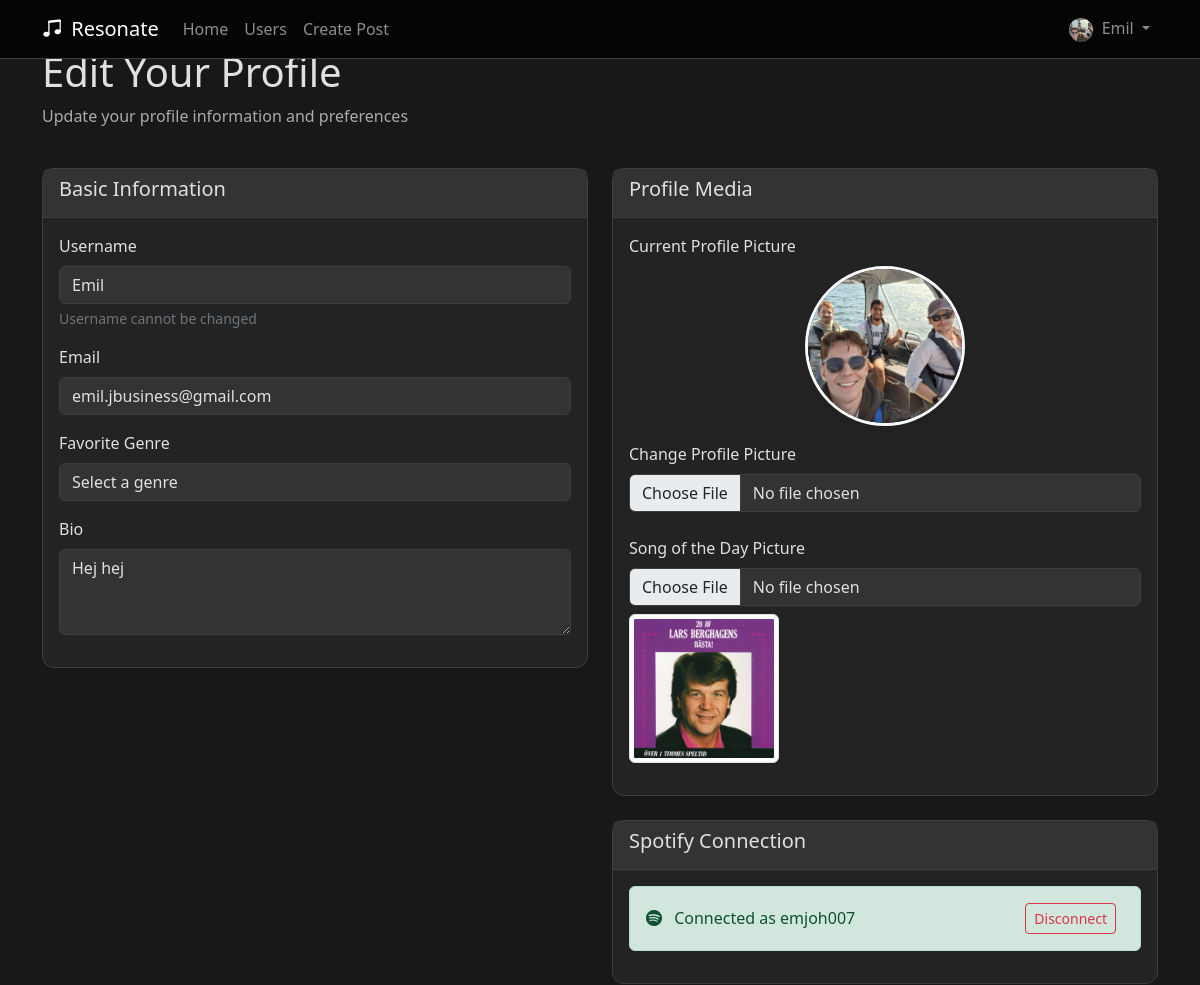
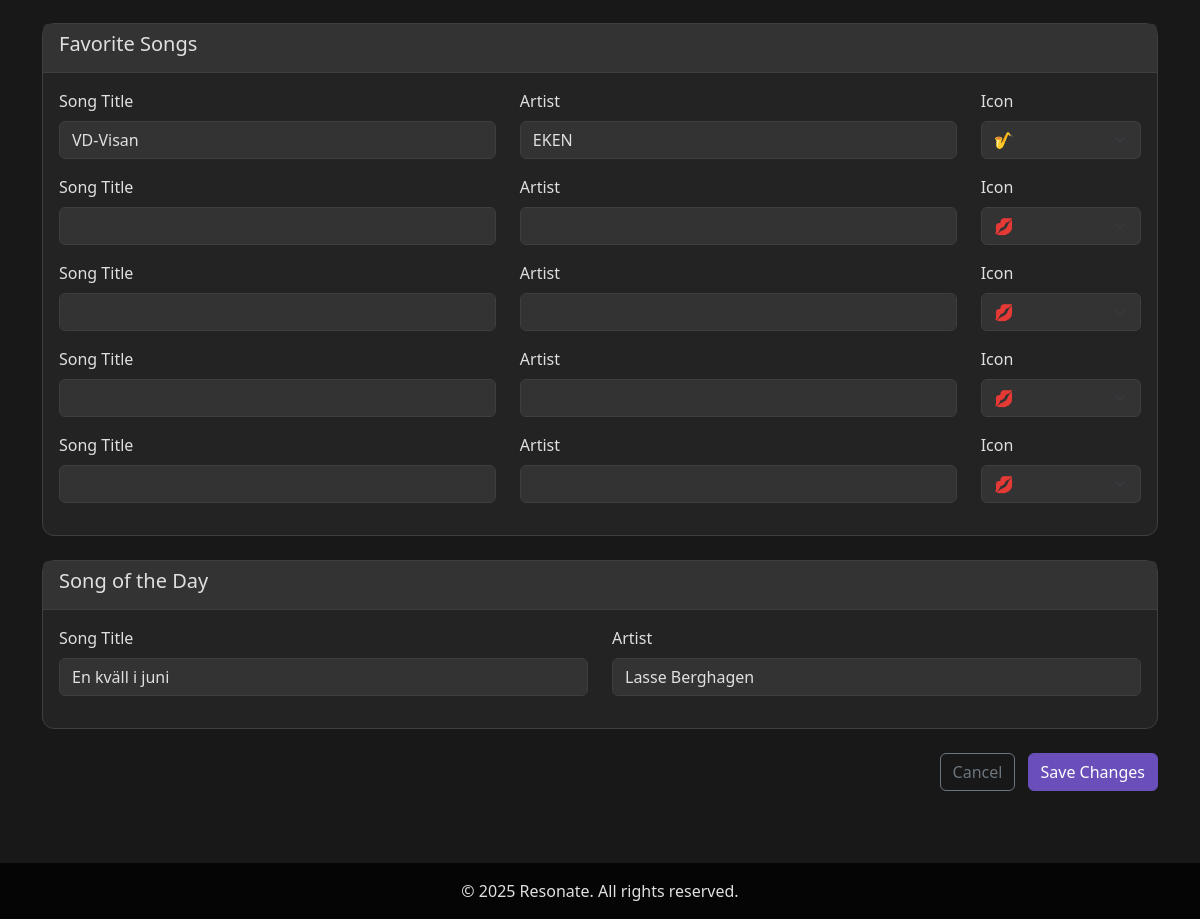
The page /edit_profile (signed in) on the database its author committed (2 pictures, top to bottom).
### app.py (models this page shows, shortened)
class User(UserMixin, db.Model):
    __tablename__ = 'users'
    userId = db.Column(db.String(36), primary_key=True, default=lambda: str(uuid.uuid4()))
    username = db.Column(db.String(80), nullable=False)
    email = db.Column(db.String(120), unique=True, nullable=False)
    password = db.Column(db.String(128))
    profilePicture = db.Column(db.String, nullable=True, default='default.jpg')
    favoriteGenres = db.Column(db.String, nullable=True)
    createdAt = db.Column(db.DateTime, default=datetime.utcnow)
    spotify_access_token = db.Column(db.String(255), nullable=True)
    spotify_refresh_token = db.Column(db.String(255), nullable=True)
    spotify_user_id = db.Column(db.String(255), nullable=True)
    spotify_token_expiry = db.Column(db.DateTime, nullable=True)
    bio = db.Column(db.Text, nullable=True)
    sotd_title = db.Column(db.String(200), nullable=True)
    sotd_artist = db.Column(db.String(200), nullable=True)
    song_picture = db.Column(db.String(200), nullable=True)
    favorite_songs = db.Column(db.String, nullable=True)
    followed = db.relationship(
        'User',
        secondary=followers,
        primaryjoin=(followers.c.follower_id == userId),
        secondaryjoin=(followers.c.followed_id == userId),
        backref=db.backref('followers', lazy='dynamic'),
        lazy='dynamic'
    )

### app.py (the view, shortened to what this page needs)
@app.route('/edit_profile', methods=['GET', 'POST'])
@login_required
def edit_profile():
    return render_template('edit_profile.html')

### app.py (called while the page is built)
@app.template_filter('load_json')
def load_json(value):
    try:
        return json.loads(value) if value else []
    except json.JSONDecodeError:
        return []

@login_manager.user_loader
def load_user(user_id):
    return db.session.get(User, user_id)

### templates/edit_profile.html (shortened to what this page needs)
{% extends "base.html" %}
{% block content %}
<div class="container">
    <div class="row">
        <div class="col-md-12 mb-4">
            <h1>Edit Your Profile</h1>
            <p class="text-muted">Update your profile information and preferences</p>
        </div>
    </div>
    <form method="POST" enctype="multipart/form-data">
        <div class="row">
            <div class="col-md-6">
                <div class="card mb-4">
                    <div class="card-header">
                        <h5>Basic Information</h5>
                    </div>
                    <div class="card-body">
                        <div class="mb-3">
                            <label for="username" class="form-label">Username</label>
                            <input type="text" class="form-control" id="username" name="username" value="{{ current_user.username }}" readonly>
                            <div class="form-text">Username cannot be changed</div>
                        </div>
                        <div class="mb-3">
                            <label for="email" class="form-label">Email</label>
                            <input type="email" class="form-control" id="email" name="email" value="{{ current_user.email }}" required>
                        </div>
                        <div class="mb-3">
                            <label for="favorite_genre" class="form-label">Favorite Genre</label>
                            <select class="form-select" id="favorite_genre" name="favorite_genre">
                                <option value="">Select a genre</option>
                                {% set genres = ['Rock', 'Pop', 'Metal', 'EDM', 'Hip Hop', 'Classical', 'Jazz', 'Country', 'R&B', 'Indie'] %}
                            </select>
                        </div>
                        <div class="mb-3">
                            <label for="bio" class="form-label">Bio</label>
                            <textarea class="form-control" id="bio" name="bio" rows="3">{{ current_user.bio or '' }}</textarea>
                        </div>
                    </div>
                </div>
            </div>
            <div class="col-md-6">
                <div class="card mb-4">
                    <div class="card-header">
                        <h5>Profile Media</h5>
                    </div>
                    <div class="card-body">
                        <div class="mb-4">
                            <label class="form-label">Current Profile Picture</label>
                            <div class="text-center mb-2">
                                <div class="profile-pic-container mb-3">
                                    <img src="{{ url_for('static', filename='profile_pics/' + current_user.profilePicture) }}"
                                         class="profile-pic"
                                         alt="Profile Picture">
                                </div>
                            </div>
                            <div class="mb-3">
                                <label for="profilePicture" class="form-label">Change Profile Picture</label>
                                <input class="form-control" type="file" id="profilePicture" name="profilePicture" accept="image/*">
                            </div>
                        </div>
                        <div class="mb-3">
                            <label for="song_picture" class="form-label">Song of the Day Picture</label>
                            <input class="form-control" type="file" id="song_picture" name="song_picture" accept="image/*">
                            {% if current_user.song_picture %}
                            <div class="mt-2">
                                <img src="{{ url_for('static', filename='song_pics/' + current_user.song_picture) }}" class="img-thumbnail" style="max-width: 150px;" alt="Song Picture">
                            </div>
                            {% endif %}
                        </div>
                    </div>
                </div>
                <div class="card mb-4">
                    <div class="card-header">
                        <h5>Spotify Connection</h5>
                    </div>
                    <div class="card-body">
                        {% if current_user.spotify_user_id %}
                            <div class="alert alert-success d-flex justify-content-between align-items-center">
                                <span>
                                    <i class="bi bi-spotify me-2"></i>
                                    Connected as {{ current_user.spotify_user_id }}
                                </span>
                                <div>
                                    <a href="{{ url_for('spotify_disconnect') }}" class="btn btn-outline-danger btn-sm me-2">
                                        Disconnect
                                    </a>
                                </div>
                            </div>
                        {% endif %}
                    </div>
                </div>
            </div>
        </div>
        <div class="row">
            <div class="col-md-12">
                <div class="card mb-4">
                    <div class="card-header">
                        <h5>Favorite Songs</h5>
                    </div>
                    <div class="card-body">
                        <div class="favorite-songs-container">
                            {% set favorite_songs = current_user.favorite_songs|load_json if current_user.favorite_songs else [] %}
                            {% for i in range(5) %}
                            <div class="row mb-3 favorite-song-item">
                                <div class="col-md-5">
                                    <label class="form-label">Song Title</label>
                                    <input type="text" class="form-control" name="song_title_{{ i }}"
                                           value="{{ favorite_songs[i].title if i < favorite_songs|length else '' }}">
                                </div>
                                <div class="col-md-5">
                                    <label class="form-label">Artist</label>
                                    <input type="text" class="form-control" name="song_artist_{{ i }}"
                                           value="{{ favorite_songs[i].artist if i < favorite_songs|length else '' }}">
                                </div>
                                <div class="col-md-2">
                                    <label class="form-label">Icon</label>
                                    <select class="form-select" name="song_icon_{{ i }}">
                                        {% set icons = ["💋", "📱", "👟", "⭐", "🎵", "🎸", "🎹", "🎷", "🎤", "🥁"] %}
                                        {% for icon in icons %}
                                        <option value="{{ icon }}"
                                            {% if favorite_songs and i < favorite_songs|length and favorite_songs[i].icon == icon %}selected{% endif %}>
                                            {{ icon }}
                                        </option>
                                        {% endfor %}
                                    </select>
                                </div>
                            </div>
                            {% endfor %}
                        </div>
                    </div>
                </div>
            </div>
        </div>
        <div class="row">
            <div class="col-md-12">
                <div class="card mb-4">
                    <div class="card-header">
                        <h5>Song of the Day</h5>
                    </div>
                    <div class="card-body">
                        <div class="row">
                            <div class="col-md-6">
                                <div class="mb-3">
                                    <label for="sotd_title" class="form-label">Song Title</label>
                                    <input type="text" class="form-control" id="sotd_title" name="sotd_title" value="{{ current_user.sotd_title or '' }}">
                                </div>
                            </div>
                            <div class="col-md-6">
                                <div class="mb-3">
                                    <label for="sotd_artist" class="form-label">Artist</label>
                                    <input type="text" class="form-control" id="sotd_artist" name="sotd_artist" value="{{ current_user.sotd_artist or '' }}">
                                </div>
                            </div>
                        </div>
                    </div>
                </div>
            </div>
        </div>
        <div class="row">
            <div class="col-12 text-end mb-4">
                <a href="{{ url_for('profile', username=current_user.username) }}" class="btn btn-outline-secondary me-2">Cancel</a>
                <button type="submit" class="btn btn-primary">Save Changes</button>
            </div>
        </div>
    </form>
</div>
{% endblock %}

### templates/base.html (shortened to what this page needs)
<!DOCTYPE html>
<html lang="en">
<head>
    <link href="https://cdn.jsdelivr.net/npm/bootstrap@5.2.3/dist/css/bootstrap.min.css" rel="stylesheet">
    <link rel="stylesheet" href="https://cdn.jsdelivr.net/npm/bootstrap-icons@1.10.3/font/bootstrap-icons.css">
</head>
<body>
    <nav class="navbar navbar-expand-lg navbar-dark bg-primary fixed-top">
        <div class="container">
            <a class="navbar-brand" href="{{ url_for('index') }}">
                <i class="bi bi-music-note-beamed me-1"></i> Resonate
            </a>
            <div class="collapse navbar-collapse" id="navbarNav">
                <ul class="navbar-nav me-auto">
                    <li class="nav-item">
                        <a class="nav-link" href="{{ url_for('index') }}">Home</a>
                    </li>
                    <li class="nav-item">
                        <a class="nav-link" href="{{ url_for('users') }}">Users</a>
                    </li>
                    {% if current_user.is_authenticated %}
                    <li class="nav-item">
                        <a class="nav-link" href="{{ url_for('create_post') }}">Create Post</a>
                    </li>
                    {% endif %}
                </ul>
                <ul class="navbar-nav ms-auto">
                    {% if current_user.is_authenticated %}
                    <li class="nav-item dropdown">
                        <a class="nav-link dropdown-toggle" href="#" role="button" data-bs-toggle="dropdown">
                            <img src="{{ url_for('static', filename='profile_pics/' + current_user.profilePicture) }}"
                                 class="rounded-circle me-1" style="width: 24px; height: 24px; object-fit: cover;">
                            {{ current_user.username }}
                        </a>
                    </li>
                    {% endif %}
                </ul>
            </div>
        </div>
    </nav>
    <main class="py-5">
        {% block content %}{% endblock %}
    </main>
    <footer class="footer text-center">
        <div class="container">
            <p class="mb-0">&copy; 2025 Resonate. All rights reserved.</p>
        </div>
    </footer>
</body>
</html>

### templates/base.html (style rules this page uses)
:root { --bg-primary: #181818; --bg-secondary: #232323; --bg-tertiary: #333333; --accent-primary: #6a4fbb; --accent-secondary: #a45dff; --accent-tertiary: #c4a8d6; --text-primary: #e0e0e0; --text-secondary: #aaaaaa; --text-muted: #888888; --border-color: #3f3f3f; --glow-effect: 0 0 8px rgba(164, 93, 255, 0.7), 0 0 16px rgba(164, 93, 255, 0.4); }
html, body { height: 100%; margin: 0; background-color: var(--bg-primary); color: var(--text-primary); }
body { display: flex; flex-direction: column; }
main { flex: 1 0 auto; padding-top: 80px; }
.navbar { background-color: #050505 !important; border-bottom: 1px solid var(--border-color); }
.card { background-color: var(--bg-secondary); border: 1px solid var(--border-color); border-radius: 12px; }
.card-header { background-color: var(--bg-tertiary); border-bottom: 1px solid var(--border-color); }
.btn-primary { background-color: var(--accent-primary); border-color: var(--accent-primary); }
.form-control, .form-select { background-color: var(--bg-tertiary); border: 1px solid var(--border-color); color: var(--text-primary); }
h1, h2, h3, h4, h5, h6, p { color: var(--text-primary); }
a { color: var(--accent-primary); }
.text-muted { color: var(--text-secondary) !important; }
.footer { flex-shrink: 0; background-color: #050505 !important; color: var(--text-secondary); width: 100%; padding: 1rem 0; }

### templates/edit_profile.html (style rules this page uses)
.profile-pic-container { width: 160px; height: 160px; border-radius: 50%; overflow: hidden; margin: 0 auto; box-shadow: 0 4px 6px rgba(0, 0, 0, 0.1); border: 3px solid #f8f9fa; }
.profile-pic { width: 100%; height: 100%; object-fit: cover; }

### rows shown on the page
User: profilePicture (picture), username "Emil", email "emil.jbusiness@gmail.com", bio "Hej hej", song_picture (picture), spotify_user_id "emjoh007", sotd_title "En kväll i juni", sotd_artist "Lasse Berghagen"

### other values the page prints
form field value "🎷"
form field value "💋"
